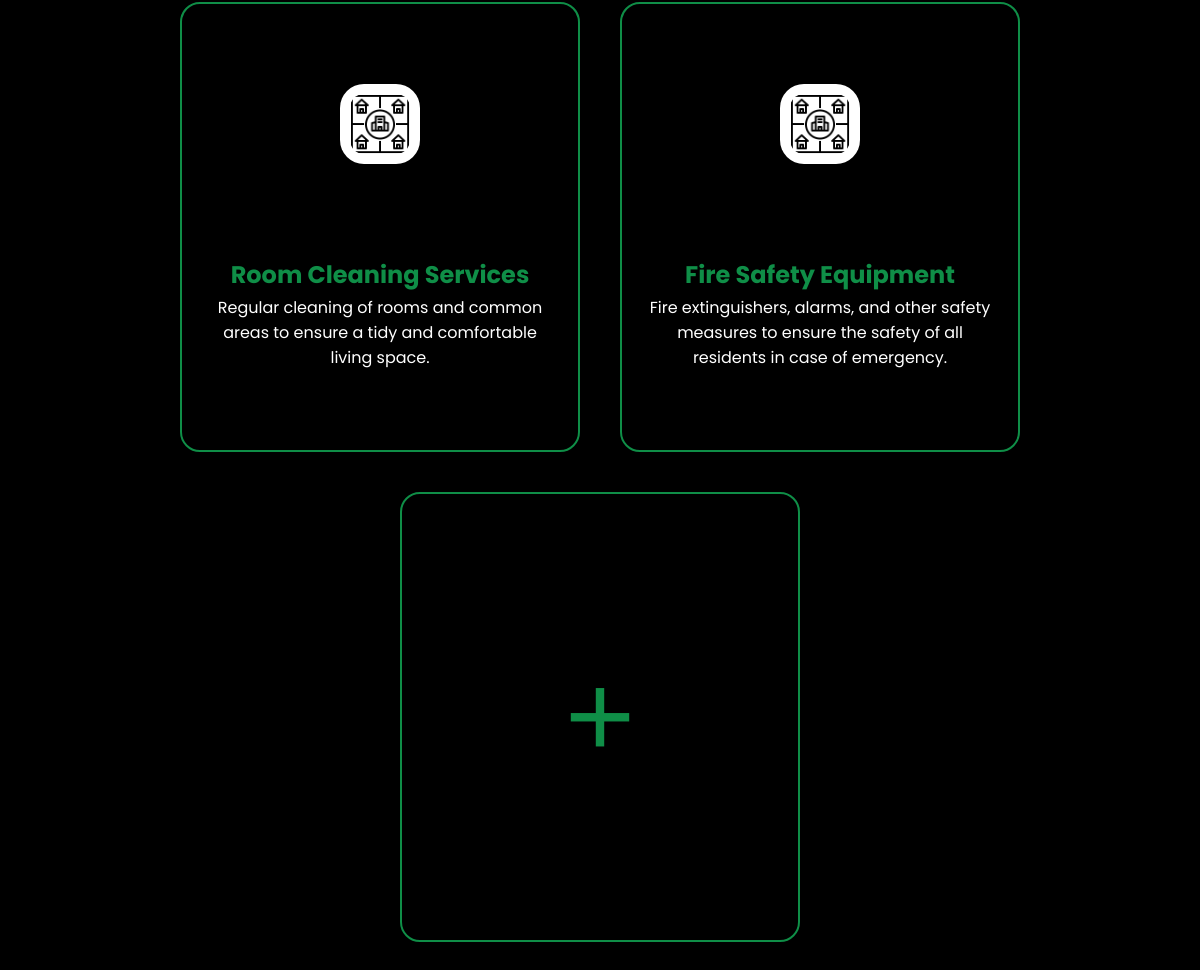
Page /ADVERTISEMENT/aminities.php (lower part) on the earlier database version.
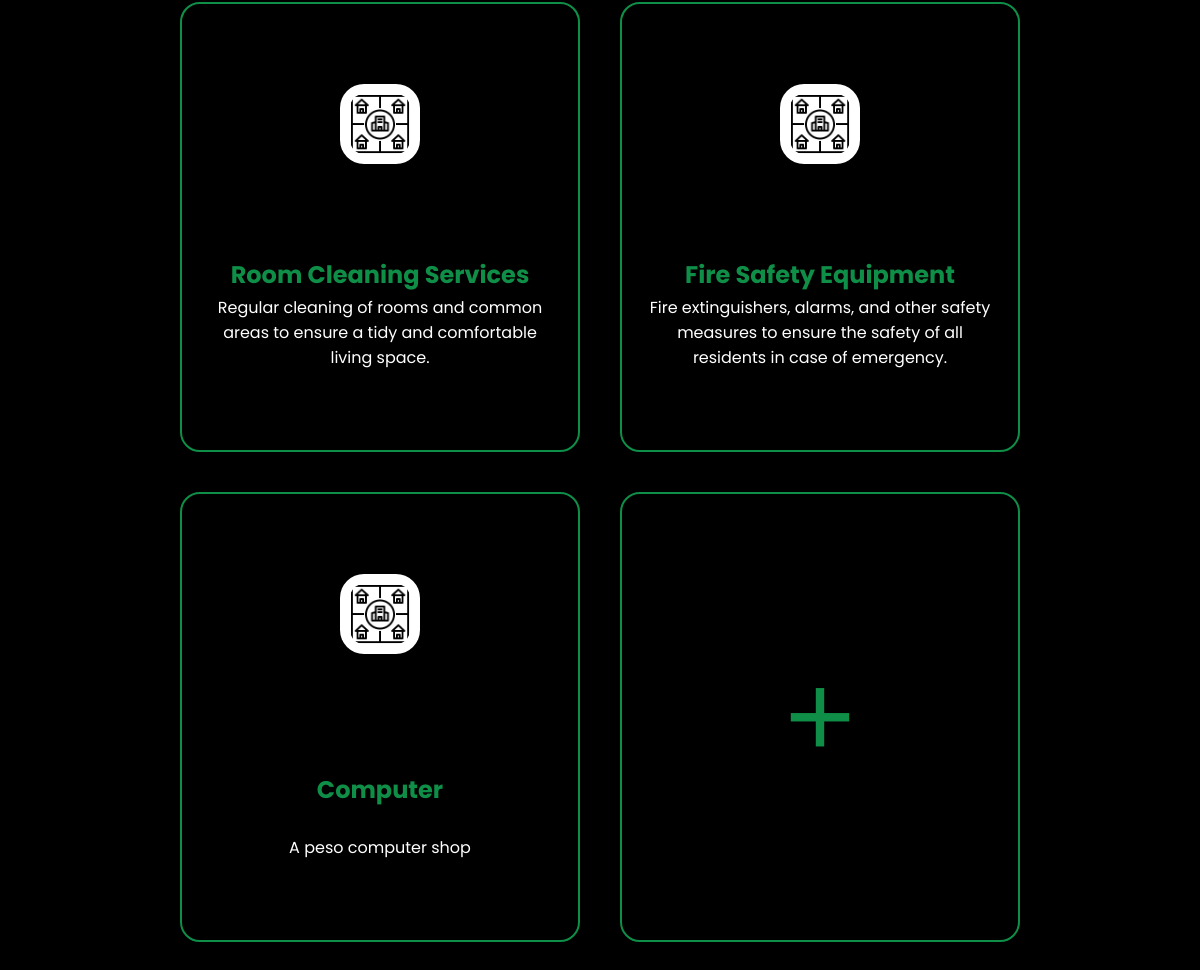
Same page on the later database version.
### tables this page shows
CREATE TABLE `aminities_services` (
  `amiser_id` int(20) NOT NULL,
  `amiser_title` varchar(50) NOT NULL,
  `amiser_desc` text NOT NULL,
  `amiser_status` varchar(20) NOT NULL
);

### ADVERTISEMENT/aminities.php (the view, shortened to what this page needs)
<?php
include_once '../DATABASE/dbConnector.php';
$sql = "SELECT amiser_title, amiser_desc FROM aminities_services WHERE amiser_status = 'aminities'";
$result = $conn->query($sql);
$amenities = [];
if ($result->num_rows > 0) {
    while ($row = $result->fetch_assoc()) {
        $amenities[] = $row;
    }
}
?>
<!DOCTYPE html>
<html lang="en">
<head>
    <link rel="stylesheet" href="style.css?v=1.0">
    <link href='https://unpkg.com/boxicons@2.1.4/css/boxicons.min.css' rel='stylesheet'>
</head>
<body>
    <section id="wrapper">
        <div id="aminities">
            <?php foreach ($amenities as $amenity): ?>
                <div class="aminities-info">
                    <img src="images/urban.png" alt="Amenity Icon">
                    <h1><?php echo htmlspecialchars($amenity['amiser_title']); ?></h1>
                    <p><?php echo nl2br(htmlspecialchars($amenity['amiser_desc'])); ?></p>
                </div>
            <?php endforeach; ?>
            <div class="add-aminities">
                <a href="ADD/addAminities.php"><i class='bx bx-plus icon-add'></i></a>
            </div>
        </div>
    </section>
</body>
</html>

### ADVERTISEMENT/style.css (style rules this page uses)
html { scroll-behavior: smooth; height: 100%; margin: 0; background-color: black; }
body { height: 100%; margin: 0; font-family: "Poppins", sans-serif; font-optical-sizing: auto; overflow: hidden; color: white; }
* { margin: 0; padding: 0; box-sizing: border-box; }
#wrapper { width: 100vw; max-width: 1920px; min-width: 370px; margin: auto; height: 100vh; background-color: black; overflow: auto; }
#aminities { padding: 20px; display: flex; flex-wrap: wrap; align-items: center; justify-content: center; width: 100%; height: auto; padding-bottom: 100px; }
.aminities-info { display: flex; flex-direction: column; align-items: center; margin: 20px; border: solid 2px #0f8e47; width: 400px; padding: 20px; border-radius: 20px; min-height: 450px; justify-content: space-between; box-sizing: border-box; align-self: stretch; }
.aminities-info img { width: 80px; margin: 60px 0 90px 0; padding: 10px; background-color: white; border-radius: 30%; }
.aminities-info h1 { color: #0f8e47; }
.aminities-info p { color: white; text-align: center; line-height: 25px; margin: 0; padding: 0 0 60px 0; }
.add, .add-services, .add-aminities { display: flex; align-items: center; justify-content: center; border: solid 2px #0f8e47; padding: 20px; border-radius: 20px; box-sizing: border-box; align-self: stretch; transition: all 0.3s ease; }
.add-aminities { display: flex; flex-direction: column; align-items: center; margin: 20px; border: solid 2px #0f8e47; width: 400px; padding: 20px; border-radius: 20px; min-height: 450px; justify-content: center; box-sizing: border-box; align-self: stretch; }
.add i, .add-services i, .add-aminities i { font-size: 100px; color: #0f8e47; text-align: center; transition: color 0.3s ease; }
.icon-add { display: flex; align-items: center; justify-content: center; }

Differences in the rows shown:
added aminities_services: amiser_title "Computer", amiser_desc "A peso computer shop"
